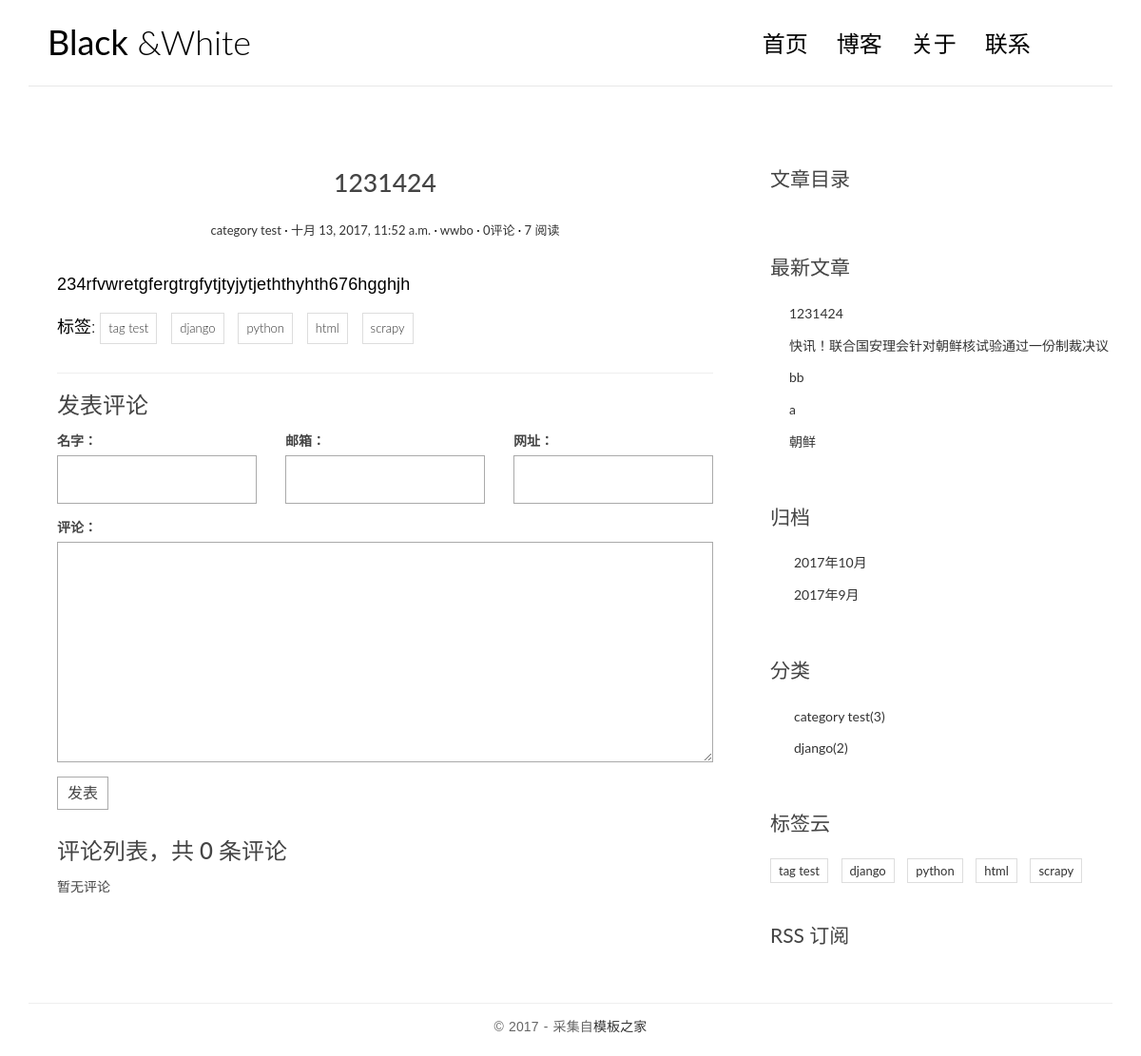
/post/5/, run on the app's committed database.
### blog/models.py (models this page shows, shortened)
class Post(models.Model):
    title = models.CharField(max_length=70)
    body = models.TextField()
    created_time = models.DateTimeField()
    modified_time = models.DateTimeField()
    excerpt = models.CharField(max_length=200, blank=True)
    category = models.ForeignKey(Category)
    def save(self,*args,**kwargs):
        if not self.excerpt:
            md=markdown.Markdown(extensions=[
                'markdown.extensions.extra',
                'markdown.extensions.codehilite',
            ])
            self.excerpt=strip_tags(md.convert(self.body))[:128]
        super(Post, self).save(*args,**kwargs)
    tags = models.ManyToManyField(Tag, blank=True)
    author = models.ForeignKey(User)
    views=models.PositiveIntegerField(default=0)
    def increase_views(self):
        self.views +=1
        self.save(update_fields=['views'])
    def get_absolute_url(self):
        return reverse('blog:detail',kwargs={'pk':self.pk})
    class Meta:
        ordering=['-created_time','-modified_time']

class Category(models.Model):
    name = models.CharField(max_length=100)

class Tag(models.Model):
    name = models.CharField(max_length=100)

### blog/views.py (the view)
# urls.py: url(r'^post/(?P<pk>[0-9]+)/$', views.PostDetailView.as_view(), name='detail'),
class PostDetailView(DetailView):
    model=Post
    template_name = 'blog/detail.html'
    context_object_name = 'post'
    def get(self,request,*args,**kwargs):
        response=super(PostDetailView, self).get(request,*args,**kwargs)
        self.object.increase_views()
        return response
    def get_object(self, queryset=None):
        post=super().get_object(queryset=None)
        md=Markdown(extensions=[
                    'markdown.extensions.extra',
                    'markdown.extensions.codehilite',
                    'markdown.extensions.toc'
                    ])
        post.body = md.convert(post.body)
        post.toc = md.toc
        return post
    def get_context_data(self, **kwargs):
        context=super(PostDetailView,self).get_context_data(**kwargs)
        form=CommentForm()
        comment_list=self.object.comment_set.all()
        context.update({
            'form':form,
            'comment_list':comment_list
        })
        return context

### comments/forms.py
class CommentForm(forms.ModelForm):
    class Meta:
        model=Comment
        fields=['name','email','url','text']

### blog/templatetags/blog_tags.py (called while the page is built)
@register.simple_tag
def get_recent_posts(num=5):
    return Post.objects.all().order_by('-created_time')[:num]

@register.simple_tag
def archives():
    return Post.objects.dates('created_time','month',order='DESC')

@register.simple_tag
def get_categories():
    return Category.objects.annotate(num_posts=Count('post')).filter(num_posts__gt=0)

@register.simple_tag
def get_tags():
    return Tag.objects.annotate(num_posts=Count('post')).filter(num_posts__gt=0)

### templates/blog/detail.html (shortened to what this page needs)
{% extends 'blog/base.html' %}
{% block main %}
<article class="post post-{{ post.pk }}">
    <header class="entry-header">
        <h1 class="entry-title">{{ post.title }}</h1>
        <div class="entry-meta">
            <span class="post-category"><a href="#">{{ post.category.name }}</a></span>
            <span class="post-date"><a href="#"><time class="entry-date" datetime="{{ post.created_time }}">{{ post.created_time }}</time></a></span>
            <span class="post-author"><a href="#">{{ post.author }}</a></span>
            <span class="comments-link"><a href="{{post.get_absolute_url}}#comment-area">{{post.comment_set.count}}评论</a></span>
            <span class="views-count"><a href="#">{{post.views}} 阅读</a></span>
        </div>
    </header>
    <div class="entry-content clearfix">
        {{ post.body|safe }}
        <div class="widget-tag-cloud">
            <ul>
                标签:
                {% for tag in post.tags.all %}
                    <li><a href="{% url 'blog:tag' tag.pk %}">{{tag.name}}</a></li>
                {% endfor %}
            </ul>
        </div>
    </div>
</article>
<section class="comment-area" id="comment-area">
    <hr>
    <h3>发表评论</h3>
    <form action="{% url 'comment:post_comment' post.pk %}" method="post" class="comment-form">
        <div class="row">
            <div class="col-md-4">
                <label for="{{form.name.id_for_label}}">名字：</label>
                {{form.name}}
            </div>
            <div class="col-md-4">
                <label for="{{form.email.id_for_label}}">邮箱：</label>
                {{form.email}}
            </div>
            <div class="col-md-4">
                <label for="{{form.url.id_label}}">网址：</label>
                {{form.url}}
            </div>
            <div class="col-md-12">
                <label for="{{form.text.id_for_label}}">评论：</label>
                {{form.text}}
                <button type="submit" class="comment-btn">发表</button>
            </div>
        </div>
    </form>
    <div class="comment-list-panel">
        <h3>评论列表，共 <span>{{post.comment_set.count}}</span> 条评论</h3>
        <ul class="comment-list list-unstyled">
            {%for comment in comment_list%}
            <li class="comment-item">
                <span class="nickname">{{comment.name}}</span>
                <time class="submit-date">{{comment.created_time}}</time>
                <div class="text">
                    {{comment.text}}
                </div>
            </li>
            {%empty%}
            暂无评论
            {%endfor%}
        </ul>
    </div>
</section>
{% endblock main %}
{% block toc %}
<div class="widget widget-content">
    <h3 class="widget-title">文章目录</h3>
</div>
{% endblock %}

### templates/blog/base.html (shortened to what this page needs)
{% load staticfiles %}
{% load blog_tags %}
<html>
<head>
    <link rel="stylesheet" href="{% static 'blog/css/bootstrap.min.css' %}">
    <link rel="stylesheet" href="{% static 'blog/css/custom.css' %}">
    <link rel="stylesheet" href="{% static 'blog/css/pace.css' %}">
    <link rel="stylesheet" href="http://code.ionicframework.com/ionicons/2.0.1/css/ionicons.min.css">
    <link rel="stylesheet" href="{%static 'blog/css/highlights/github.css'%}">
    <link rel="stylesheet" href="{%static 'blog/css/style.css' %}">
</head>
<body>
<div class="container">
    <header id="site-header">
        <div class="row">
            <div class="col-md-4 col-sm-5 col-xs-8">
                <div class="logo">
                    <h1><a href="{% url 'blog:index' %}"><b>Black</b> &amp;White</a></h1>
                </div>
            </div>
            <div class="col-md-8 col-sm-7 col-xs-4">
                <nav class="main-nav" role="navigation">
                    <div class="collapse navbar-collapse" id="bsexample-navbar-collapse-1">
                        <ul class="nav navbar-nav navbar-right">
                            <li class="cl-effect-11"><a href="index.html" data-hover="首页">首页</a></li>
                            <li class="cl-effect-11"><a href="fullwidth.html" data-hover="博客">博客</a></li>
                            <li class="cl-effect-11"><a href="about.html" data-hover="关于">关于</a></li>
                            <li class="cl-effect-11"><a href="contact.html" data-hover="联系">联系</a></li>
                        </ul>
                    </div>
                </nav>
            </div>
        </div>
    </header>
</div>
<div class="content-body">
    <div class="container">
        <div class="row">
            <main class="col-md-8">
                {% block main %}
                {% endblock %}
            </main>
            <aside class="col-md-4">
                {% block toc %}
                {% endblock toc %}
                <div class="widget widget-recent-posts">
                    <h3 class="widget-title">最新文章</h3>
                    {% get_recent_posts as recent_post_list%}
                    <ul>
                        {% for post in recent_post_list %}
                        <li>
                            <a href="{{post.get_absolute_url}}">{{post.title}}</a>
                        </li>
                        {%empty%}
                        暂无文章
                        {% endfor %}
                    </ul>
                </div>
                <div class="widget widget-archives">
                    <h3 class="widget-title">归档</h3>
                    {%archives as date_list%}
                    <ul>
                        {% for date in date_list%}
                        <li>
                            <a href="{%url 'blog:archives' date.year date.month%}">{{date.year}}年{{date.month}}月</a>
                        </li>
                        {% empty%}
                        暂无归档
                        {%endfor%}
                    </ul>
                </div>
                <div class="widget widget-category">
                    <h3 class="widget-title">分类</h3>
                    {%get_categories as category_list%}
                    <ul>
                        {%for category in category_list%}
                        <li>
                            <a href="{%url 'blog:category' category.pk%}">{{category.name}}<span class="post-count">({{category.num_posts}})</span></a>
                        </li>
                        {%empty%}
                        暂无分类
                        {%endfor%}
                    </ul>
                </div>
                <div class="widget widget-tag-cloud">
                    <h3 class="widget-title">标签云</h3>
                    {% get_tags as tag_list %}
                    <ul>
                        {% for tag in tag_list %}
                        <li>
                            <a href="{% url 'blog:tag' tag.pk %}">{{tag.name}}</a>
                        </li>
                        {% empty %}
                        暂无标签
                        {% endfor %}
                    </ul>
                </div>
                <div class="rss">
                    <a href="{% url 'rss' %}"> RSS 订阅</a>
                </div>
            </aside>
        </div>
    </div>
</div>
<footer id="site-footer">
    <div class="container">
        <div class="row">
            <div class="col-md-12">
                <p class="copyright">&copy 2017 - 采集自<a href="http://www.cssmoban.com/" target="_blank" title="模板之家">模板之家</a></p>
            </div>
        </div>
    </div>
</footer>
</body>
</html>

### blog/static/blog/css/custom.css (style rules this page uses)
* { outline: none; }
h1, h2, h3, h4, h5, h6 { margin-top: 0; }
b { font-weight: 400; }
a { color: #333; }
body { color: #444; font-family: 'Lato', sans-serif; }
p { font-family: 'Ubuntu', sans-serif; font-weight: 400; word-spacing: 1px; letter-spacing: 0.01em; }
#site-header { background-color: #FFF; padding: 25px 20px; margin-bottom: 40px; border-bottom: 1px solid #e7e7e7; }
.logo h1 a { color: #000; }
.logo h1 { margin: 0; font-family: 'Lato', sans-serif; font-weight: 300; }
.main-nav { margin-top: 11px; max-width: 95%; }
.main-nav a { color: #000000 !important; padding: 0 0 5px 0 !important; margin-right: 30px; font-family: 'Lato', sans-serif; font-weight: 300; font-size: 24px; }
.cl-effect-11 a { padding: 10px 0; color: #0972b4; text-shadow: none; }
.cl-effect-11 a::before { position: absolute; top: 0; left: 0; overflow: hidden; padding: 0 0 5px 0 !important; max-width: 0; border-bottom: 1px solid #000; color: #000; content: attr(data-hover); white-space: nowrap; -webkit-transition: max-width 0.5s; -moz-transition: max-width 0.5s; transition: max-width 0.5s; }
.content-body { padding-bottom: 4em; }
.post { background: #fff; padding: 30px 30px 0; }
.entry-title { text-align: center; font-size: 1.9em; margin-bottom: 20px; line-height: 1.6; padding: 10px 20px 0; }
.entry-meta { text-align: center; color: #DDDDDD; font-size: 13px; margin-bottom: 30px; }
.entry-content { font-size: 18px; line-height: 1.9; font-weight: 300; color: #000; }
.post-category::after, .post-date::after, .post-author::after, .comments-link::after { content: ' ·'; color: #000; }
.widget { background: #fff; padding: 30px 0 0; }
.widget-title { font-size: 1.5em; margin-bottom: 20px; line-height: 1.6; padding: 10px 0 0; font-weight: 400; }
.widget-recent-posts ul { padding: 0; margin: 0; padding-left: 20px; }
.widget-recent-posts ul li { list-style-type: none; position: relative; line-height: 170%; margin-bottom: 10px; }
.widget-recent-posts ul li::before { content: '\f3d3'; font-family: "Ionicons"; position: absolute; left: -17px; top: 3px; font-size: 16px; color: #000; }
.widget-archives ul { padding: 0; margin: 0; padding-left: 25px; }
.widget-archives ul li { list-style-type: none; position: relative; line-height: 170%; margin-bottom: 10px; }
.widget-archives ul li::before { content: '\f3f3'; font-family: "Ionicons"; position: absolute; left: -25px; top: 1px; font-size: 16px; color: #000; }
.widget-category ul { padding: 0; margin: 0; padding-left: 25px; }
.widget-category ul li { list-style-type: none; position: relative; line-height: 170%; margin-bottom: 10px; }
.widget-category ul li::before { content: '\f3fe'; font-family: "Ionicons"; position: absolute; left: -25px; top: 1px; font-size: 18px; color: #000; }
.widget-tag-cloud ul { padding: 0; margin: 0; margin-right: -10px; }
.widget-tag-cloud ul li { list-style-type: none; font-size: 13px; display: inline-block; margin-right: 10px; margin-bottom: 10px; padding: 3px 8px; border: 1px solid #ddd; }
.rss { font-size: 21px; margin-top: 30px; }
.rss a { color: #444; }
#site-footer { padding-top: 10px; padding: 0 0 1.5em 0; }
.copyright { text-align: center; padding-top: 1em; margin: 0; border-top: 1px solid #eee; color: #666; }
.contact-form input, .comment-form input { border: 1px solid #aaa; margin-bottom: 15px; width: 100%; padding: 15px 15px; font-size: 16px; line-height: 100%; transition: 0.4s border-color linear; }
.contact-form textarea, .comment-form textarea { border: 1px solid #aaa; margin-bottom: 15px; width: 100%; padding: 15px 15px; font-size: 16px; line-height: 20px !important; min-height: 183px; transition: 0.4s border-color linear; }
.comment-area { padding: 0 30px 0; }
.comment-form { margin-top: 15px; }
.comment-form .comment-btn { background-color: #fff; border: 1px solid #aaa; font-size: 16px; padding: 5px 10px; }
.comment-list-panel { margin-top: 30px; }
.comment-list { margin-top: 15px; }

### data on the page
Post: title "1231424", category.name "category test", created_time "十月 13, 2017, 11:52 a.m.", author "wwbo", comment_set.count "0", views "7", body "234rfvwretgfergtrgfytjtyjytjeththyhth676hgghjh"
Tag: name "tag test"
Tag: name "django"
Tag: name "python"
Tag: name "html"
Tag: name "scrapy"
Post: title "快讯！联合国安理会针对朝鲜核试验通过一份制裁决议"
Post: title "bb"
Post: title "a"
Post: title "朝鲜"
Category: name "category test", num_posts "3"
Category: name "django", num_posts "2"

### other printed values
{{ date.year }} "2017" "2017"
{{ date.month }} "10" "9"
